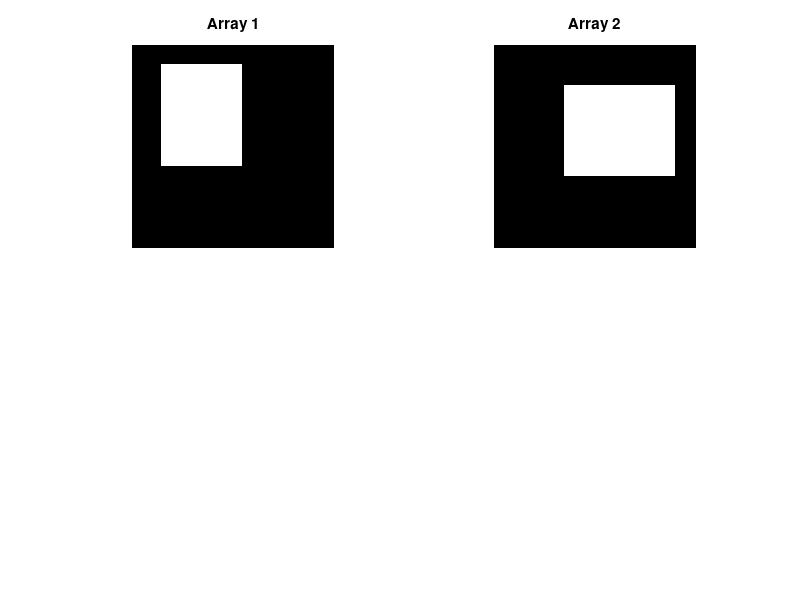

Source code (MATLAB): (Note: this script raises an error after producing the figure.)
clc;
clear;
close all;
%% In this section, we want to implement some important logical operations.
% Create two 200x200 arrays filled with zeros
array1 = zeros(200, 200);
array2 = zeros(200, 200);

% Define the rectangle parameters in array1
x_start1 = 20;
y_start1 = 30;
rect_length1 = 80;
rect_height1 = 100;

% Add the rectangle (set the region to 1)
array1(x_start1:x_start1+rect_height1-1, y_start1:y_start1+rect_length1-1) = 1;

% Define the rectangle parameters in array1
x_start2 = 40;
y_start2 = 70;
rect_length2 = 110;
rect_height2 = 90;

% Add the rectangle (set the region to 1)
array2(x_start2:x_start2+rect_height2-1, y_start2:y_start2+rect_length2-1) = 1;

%% NOT
% Display the arrays to verify the rectangle placement
figure(1);
subplot(2,2,1);
imshow(array1);
title('Array 1');

subplot(2,2,2);
imshow(array2);
title('Array 2');

image_not_array1 = logical_not(array1);
image_not_array2 = logical_not(array2);

subplot(2,2,3);
imshow(image_not_array1);
title('Not array 1');

subplot(2,2,4);
imshow(image_not_array2);
title('Not array 2');

%% AND
% Find the border of the rectangles (the edges of the 1's in the arrays)

image_and = logical_and(array1, array2);

% For array1
image_and(x_start1,y_start1:y_start1+rect_length1-1) = 1;
image_and(x_start1+rect_height1-1,y_start1:y_start1+rect_length1-1) = 1;
image_and(x_start1:x_start1+rect_height1-1, y_start1) = 1;
image_and(x_start1:x_start1+rect_height1-1, y_start1+rect_length1-1) = 1;

% For array2
image_and(x_start2,y_start2:y_start2+rect_length2-1) = 1;
image_and(x_start2+rect_height2-1,y_start2:y_start2+rect_length2-1) = 1;
image_and(x_start2:x_start2+rect_height2-1, y_start2) = 1;
image_and(x_start2:x_start2+rect_height2-1, y_start2+rect_length2-1) = 1;

figure(2);
subplot(1,3,1);
imshow(array1);
title('Array 1');
subplot(1,3,2);
imshow(array2);
title('Array 2');
subplot(1,3,3);
imshow(image_and);
title('Array 1 AND Array 2');

%% OR

image_or = logical_or(array1, array2);

figure(3);
subplot(1,3,1);
imshow(array1);
title('Array 1');

subplot(1,3,2);
imshow(array2);
title('Array 2');

subplot(1,3,3);
imshow(image_or);
title('Array 1 OR Array 2');

%% AND-NOT

image_and_not = logical_and_not(array1, array2);

figure(4);
subplot(1,3,1);
imshow(array1);
title('Array 1');

subplot(1,3,2);
imshow(array2);
title('Array 2');

subplot(1,3,3);

% For array2
image_and_not(x_start2,y_start2:y_start2+rect_length2-1) = 1;
image_and_not(x_start2+rect_height2-1,y_start2:y_start2+rect_length2-1) = 1;
image_and_not(x_start2:x_start2+rect_height2-1, y_start2) = 1;
image_and_not(x_start2:x_start2+rect_height2-1, y_start2+rect_length2-1) = 1;

imshow(image_and_not);
title('Array 1 AND [NOT Array 2]');

%% XOR

figure(5);
image_xor = manual_xor(array1, array2);

subplot(1,3,1);
imshow(array1);
title('Array 1');

subplot(1,3,2);
imshow(array2);
title('Array 2');

subplot(1,3,3);
imshow(image_xor);
title('Array 1 XOR Array 2');